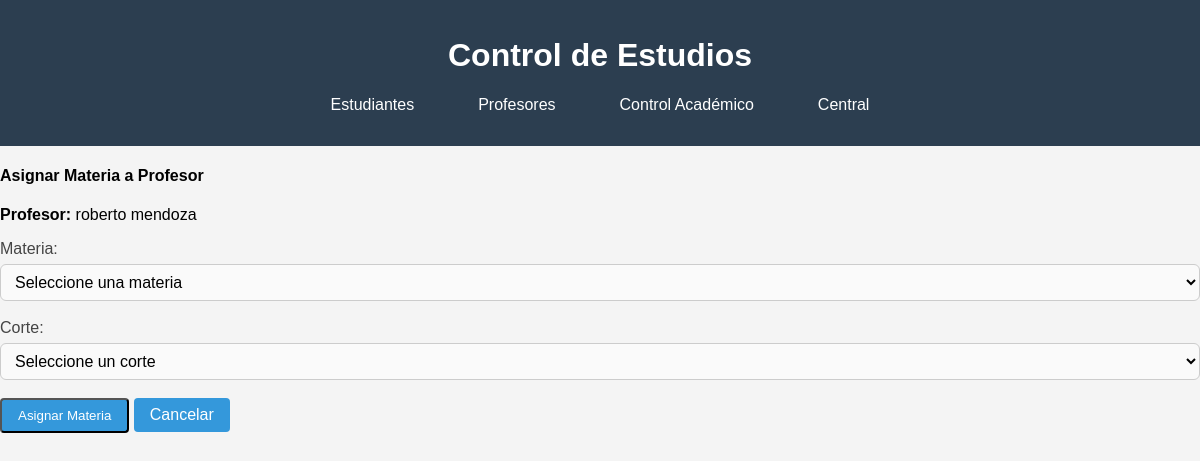
The app's page /profesores/profesores/12312312/materias/asignar, older data.
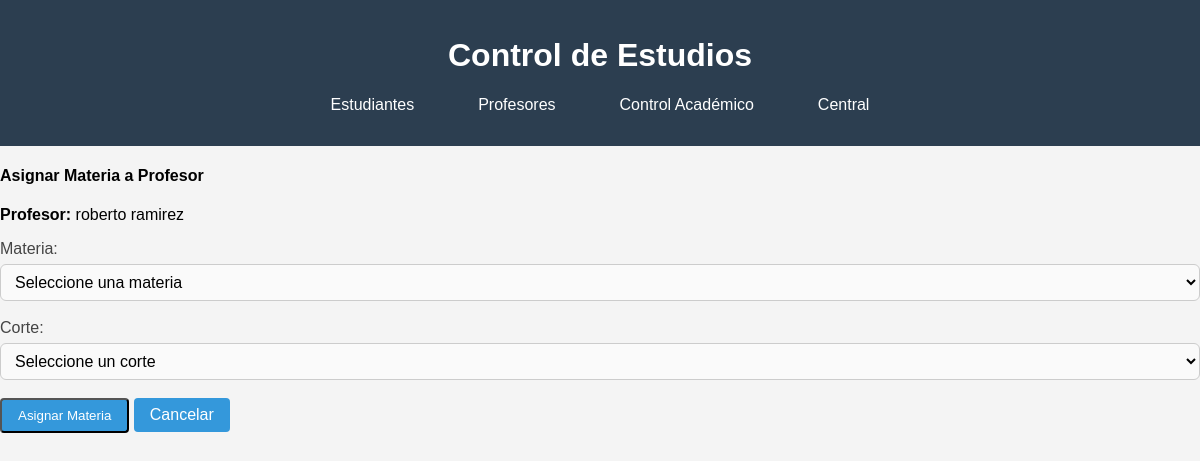
The same page, newer data.
### modulos/central/models.py (models this page shows, shortened)
class Persona(db.Model):
    __tablename__ = 'personas'
    cedula = db.Column(db.String(20), primary_key=True, unique=True)
    nombre = db.Column(db.String(100), nullable=False)
    apellido = db.Column(db.String(100), nullable=False)
    numero_telefono = db.Column(db.Integer)
    correo_electronico = db.Column(db.String(100), unique=True, nullable=False)
    usuario = db.Column(db.String(50), unique=True, nullable=False)
    contrasenia = db.Column(db.String(100), nullable=False)
    rol = db.Column(db.String(20), nullable=False)
    __mapper_args__ = {
        'polymorphic_identity': 'persona',
        'polymorphic_on': rol
    }

### modulos/profesores/routes.py (the view, shortened to what this page needs)
@bp.route('/profesores/<cedula>/materias/asignar', methods=['GET', 'POST'])
def asignar_materia(cedula):
    profesor = Profesor.query.get_or_404(cedula)
    materias = Materia.query.all()
    cortes = Corte.query.all()
    return render_template('profesores/asignar_materia.html',
                         profesor=profesor,
                         materias=materias,
                         cortes=cortes)

### modulos/profesores/templates/profesores/asignar_materia.html (shortened to what this page needs)
{% extends "central/base.html" %}
{% block content %}
<div class="container mt-4">
    <div class="row">
        <div class="col-md-8 offset-md-2">
            <div class="card">
                <div class="card-header">
                    <h4>Asignar Materia a Profesor</h4>
                    <p class="mb-0"><strong>Profesor:</strong> {{ profesor.nombre }} {{ profesor.apellido }}</p>
                </div>
                <div class="card-body">
                    <form method="POST">
                        <div class="form-group">
                            <label for="materia_codigo">Materia:</label>
                            <select class="form-control" id="materia_codigo" name="materia_codigo" required>
                                <option value="">Seleccione una materia</option>
                            </select>
                        </div>
                        <div class="form-group">
                            <label for="corte_id">Corte:</label>
                            <select class="form-control" id="corte_id" name="corte_id" required>
                                <option value="">Seleccione un corte</option>
                            </select>
                        </div>
                        <div class="form-group">
                            <button type="submit" class="btn btn-primary">Asignar Materia</button>
                            <a href="{{ url_for('profesores.materias_profesor', cedula=profesor.cedula) }}" class="btn btn-secondary">Cancelar</a>
                        </div>
                    </form>
                </div>
            </div>
        </div>
    </div>
</div>
{% endblock %}

Row changes from the older to the newer data that the page shows:
changed Persona "roberto": apellido "mendoza" → "ramirez"
